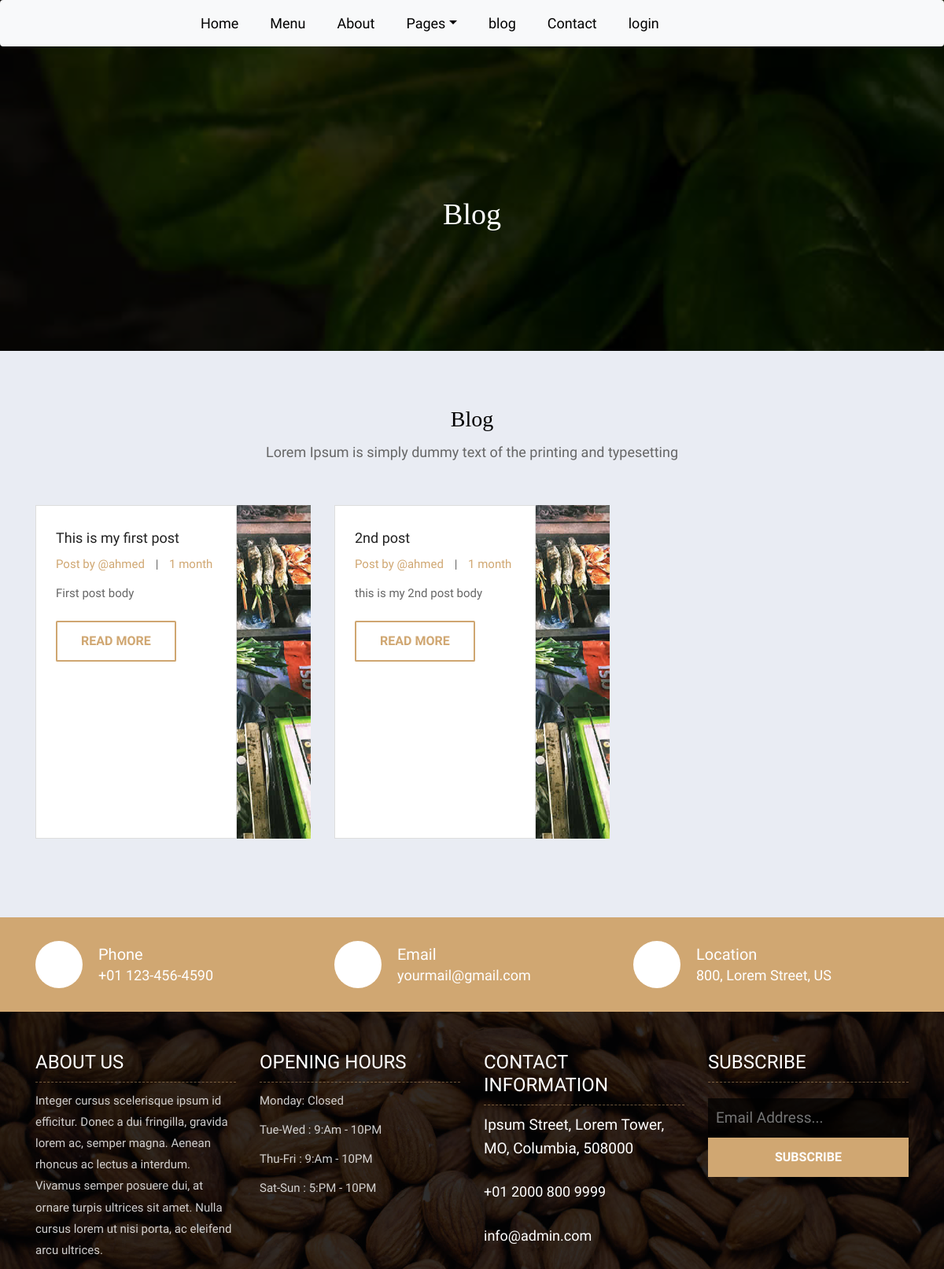
Page /blog on the committed database.
### Res/models.py (models this page shows, shortened)
class Posts(models.Model):
    title = models.CharField(max_length=200)
    body = models.TextField()
    user = models.ForeignKey(User, on_delete=models.CASCADE)
    created = models.DateTimeField(auto_now_add=True)
    tag = models.CharField(max_length=200,null = True)
    pic = models.ImageField(null = True , default="img-07.jpg")

class User(AbstractUser):
    pic = models.ImageField(null = True , default="profile-7.jpg")
    Email = models.EmailField(unique=True)
    name = models.CharField(max_length=200, null = True)
    location = PlainLocationField(based_fields=['Cairo'], zoom=7)
    phone_number = PhoneNumberField(null=True)
    USERNAME_FIELD = 'Email'
    REQUIRED_FIELDS = []

### Res/views.py (the view)
# urls.py: path('blog', views.blog , name ='blog'),
def blog(request):
    posts = Posts.objects.all()
    context = {'posts':posts}
    return render(request, 'Res/blog.html' ,context)

### Res/Templates/Res/blog.html (shortened to what this page needs)
{%extends 'main.html'%}
	{%block content %}
	<div class="all-page-title page-breadcrumb">
		<div class="container text-center">
			<div class="row">
				<div class="col-lg-12">
					<h1>Blog</h1>
				</div>
			</div>
		</div>
	</div>
	<div class="blog-box">
		<div class="container">
			<div class="row">
				<div class="col-lg-12">
					<div class="heading-title text-center">
						<h2>Blog</h2>
						<p>Lorem Ipsum is simply dummy text of the printing and typesetting</p>
					</div>
				</div>
			</div>
			<div class="row">
				{%for post in posts%}
				<div class="col-lg-4 col-md-6 col-12">
					<div class="blog-box-inner">
						<div class="blog-img-box">
						</div>
						<div class="blog-detail">
							<h4>{{post.title}}</h4>
							<ul>
								<li><span>Post by @{{post.user.username}}</span></li>
								<li>|</li>
								<li><span>{{post.created|timesince}}</span></li>
							</ul>
							<p>{{post.body}} </p>
							<a class="btn btn-lg btn-circle btn-outline-new-white" href="{%url 'blog-details' post.id%}">Read More</a>
						</div>
					</div>
				</div>
				{%endfor%}
			</div>
		</div>
	</div>
{%endblock%}

### static/css/style.css (style rules this page uses)
body { color: #666666; font-size: 15px; font-family: 'Athiti', sans-serif; line-height: 1.80857; }
a { color: #1f1f1f; text-decoration: none !important; outline: none !important; -webkit-transition: all .3s ease-in-out; -moz-transition: all .3s ease-in-out; -ms-transition: all .3s ease-in-out; -o-transition: all .3s ease-in-out; transition: all .3s ease-in-out; }
h1, h2, h3, h4, h5, h6 { letter-spacing: 0; font-weight: normal; position: relative; padding: 0 0 10px 0; font-weight: normal; line-height: 120% !important; color: #1f1f1f; margin: 0 }
h1 { font-size: 24px }
h2 { font-size: 22px }
h4 { font-size: 16px }
a { color: #1f1f1f; text-decoration: none; outline: none; }
a, .btn { text-decoration: none !important; outline: none !important; -webkit-transition: all .3s ease-in-out; -moz-transition: all .3s ease-in-out; -ms-transition: all .3s ease-in-out; -o-transition: all .3s ease-in-out; transition: all .3s ease-in-out; }
ul, li, ol { list-style: none; margin: 0px; padding: 0px; }
.btn { text-transform: uppercase; padding: 19px 36px; }
.btn { display: inline-block; font-weight: 600; text-align: center; white-space: nowrap; vertical-align: middle; -webkit-user-select: none; -moz-user-select: none; -ms-user-select: none; user-select: none; border: 2px solid transparent; padding: 12px 30px; font-size: 16px; line-height: 1.5; border-radius: .1875rem; transition: color .15s ease-in-out, background-color .15s ease-in-out, border-color .15s ease-in-out, box-shadow .15s ease-in-out; }
.btn-outline-new-white { color: #fff; background-color: transparent; background-image: none; border-color: #cfa671; }
.heading-title { margin-bottom: 50px; }
.heading-title h2 { color: #010101; font-size: 28px; font-family: 'Arbutus Slab', serif; }
.heading-title p { font-size: 18px; font-weight: 200; margin: 0px; }
.page-breadcrumb { padding: 250px 0 150px; background: url(../images/all-bg.jpg) no-repeat; background-attachment: fixed; background-size: cover; background-position: 0 0; position: relative; }
.all-page-title .container { position: relative; z-index: 2; }
.all-page-title::before { background: #010101; content: ""; height: 100%; left: 0; position: absolute; top: 0; width: 100%; z-index: 1; opacity: 0.8; }
.all-page-title h1 { font-size: 38px; color: #ffffff; font-family: 'Arbutus Slab', serif; padding: 0px; }
.blog-box { padding: 70px 0px; }
.blog-box-inner { position: relative; margin-bottom: 30px; }
.blog-box-inner .blog-img-box { position: relative; display: block; }
.blog-box-inner .blog-detail { position: absolute; top: 0; background: #fff; padding: 30px 25px; border: 1px solid #ddd; transition-duration: .5s; height: 100%; }
.blog-detail h4 { font-size: 18px; font-weight: 500; color: #222222; }
.blog-detail ul li { display: inline-block; padding: 0px 5px; }
.blog-detail ul li span { color: #d0a772; cursor: pointer; }
.blog-detail ul li:first-child { padding-left: 0px; }
.blog-detail p { padding: 10px 0px 0 0; margin: 0px; }
.blog-detail a { color: #d0a772; margin-top: 20px; }

### static/css/profile.css (style rules this page uses)
body { background:#e9ecf3; }

### rows in the picture
Posts: title "This is my first post", user.username "ahmed", created "1 month", body "First post body"
Posts: title "2nd post", user.username "ahmed", created "1 month", body "this is my 2nd post body"
